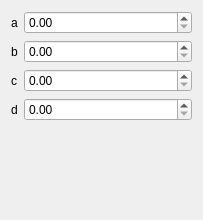
           <widget class="QWidget" name="page_2">
            <property name="geometry">
             <rect>
              <x>0</x>
              <y>0</y>
              <width>203</width>
              <height>220</height>
             </rect>
            </property>
            <property name="sizePolicy">
             <sizepolicy hsizetype="MinimumExpanding" vsizetype="MinimumExpanding">
              <horstretch>0</horstretch>
              <verstretch>0</verstretch>
             </sizepolicy>
            </property>
            <property name="focusPolicy">
             <enum>Qt::NoFocus</enum>
            </property>
            <property name="autoFillBackground">
             <bool>true</bool>
            </property>
            <attribute name="label">
             <string>Trapezoid</string>
            </attribute>
            <layout class="QFormLayout" name="formLayout_2">
             <item row="0" column="0">
              <widget class="QLabel" name="label_4">
               <property name="text">
                <string>a</string>
               </property>
              </widget>
             </item>
             <item row="0" column="1">
              <widget class="QDoubleSpinBox" name="sbx_trapezoid_a"/>
             </item>
             <item row="1" column="0">
              <widget class="QLabel" name="label_5">
               <property name="text">
                <string>b</string>
               </property>
              </widget>
             </item>
             <item row="1" column="1">
              <widget class="QDoubleSpinBox" name="sbx_trapezoid_b"/>
             </item>
             <item row="2" column="0">
              <widget class="QLabel" name="label_6">
               <property name="text">
                <string>c</string>
               </property>
              </widget>
             </item>
             <item row="2" column="1">
              <widget class="QDoubleSpinBox" name="sbx_trapezoid_c"/>
             </item>
             <item row="3" column="0">
              <widget class="QLabel" name="label_7">
               <property name="text">
                <string>d</string>
               </property>
              </widget>
             </item>
             <item row="3" column="1">
              <widget class="QDoubleSpinBox" name="sbx_trapezoid_d"/>
             </item>
            </layout>
           </widget>
